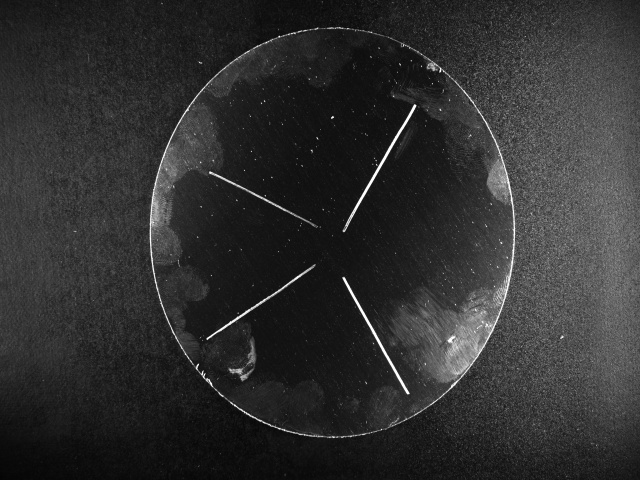
#> input picture edge(red)/input_images/ca_shang1.jpg, 640 x 480 px, found by its file name; its folder holds 4 pictures in this run
$ python line1.py
#> lines starting #> are read from the running program, lines starting #| are printed output that depends on the picture; after the words box and inside, x2 and y2 are one past the last pixel; in counts of white or black regions, pixels touching at a corner belong together
#> in process_image, img is the input picture: shape (480, 640, 3); min 4, max 255, mean 47.7
import os
import cv2
import numpy as np
from tqdm import tqdm

def detect_contours(image, draw_on_original=True):
    # 灰度图
#> called with draw_on_original = True
    gray = cv2.cvtColor(image, cv2.COLOR_BGR2GRAY)

    # 使用自适应阈值代替全局阈值，减少黑斑影响
    blockSize = 15  # 增加块大小
    C = 2           # 减少常数值
    binary = cv2.adaptiveThreshold(gray, 255,
                                 cv2.ADAPTIVE_THRESH_GAUSSIAN_C,
                                 cv2.THRESH_BINARY_INV, blockSize, C)
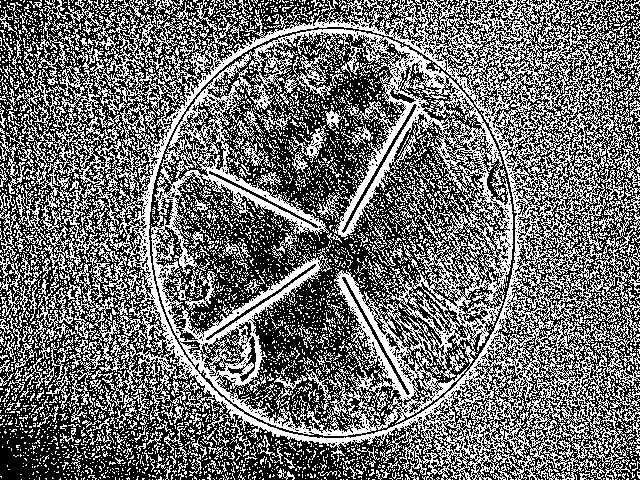
#> binary: shape (480, 640); 43.4% white in thin lines or dots

    # 形态学操作：闭运算连接断裂的轮廓
    kernel_size = 3  # 调整核大小
    kernel = np.ones((kernel_size, kernel_size), np.uint8)
    iterations = 1    # 调整迭代次数
    binary = cv2.morphologyEx(binary, cv2.MORPH_CLOSE, kernel, iterations=iterations)
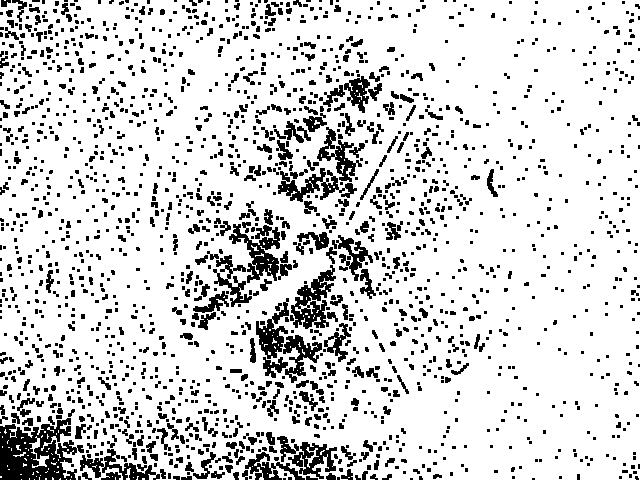
#> binary: shape (480, 640); 83.9% white; 1935 black regions (1444 under 20 px)

    # 轮廓检测
    contours, hierarchy = cv2.findContours(binary, cv2.RETR_EXTERNAL, cv2.CHAIN_APPROX_NONE)
#> contours = 69 contours, 67 with area under 20; largest, box (x1, y1, x2, y2) and area: (0, 0, 640, 480) 299076, (29, 436, 49, 468) 114

    # 创建结果图像
    if draw_on_original:
        result = image.copy()
    else:
        result = np.zeros_like(image)

    # 过滤掉两侧区域
    filtered_contours = []
    height, width = image.shape[:2]
#> height = 480; width = 640
    left_boundary_percentage = 0.2  # 忽略左侧20%区域
    right_boundary_percentage = 0.8 # 忽略右侧20%区域

    left_boundary = width * left_boundary_percentage
#> left_boundary = 128
    right_boundary = width * right_boundary_percentage
#> right_boundary = 512

    for cnt in contours:
        # 计算轮廓的边界矩形
        x, y, w, h = cv2.boundingRect(cnt)

        # 过滤条件：不在两侧
        if (x > left_boundary and x + w < right_boundary):
            filtered_contours.append(cnt)
#> this loop made 69 passes
#> (cnt, x, y, w, h) on passes 6, 7, 8, 9, 11, 13, 16, 18, 20, 26: ([[60, 478], [59, 479], [60, 479]], 59, 478, 2, 2), ([[45, 478], [45, 479], [46, 479], [46, 478]], 45, 478, 2, 2), ([[29, 478], [29, 479]], 29, 478, 1, 2), ([[348, 477], [349, 477]], 348, 477, 2, 1), ([[115, 477], [115, 478], [115, 479], [115, 478]], 115, 477, 1, 3), ([[39, 477], [39, 478], [39, 479], [39, 478]], 39, 477, 1, 3), ([[71, 476], [71, 477]], 71, 476, 1, 2), ([[0, 476], [0, 477], [1, 477], [1, 476]], 0, 476, 2, 2), ([[20, 474], [21, 474]], 20, 474, 2, 1), ([[47, 471], [46, 472], [45, 472], [46, 472]], 45, 471, 3, 2)
#> (x, y, w, h) on passes 1, 2, 3, 4, 5, 10: (70, 479, 1, 1), (66, 479, 1, 1), (34, 479, 1, 1), (21, 479, 1, 1), (142, 478, 3, 2), (133, 477, 1, 1)
#> after the loop, filtered_contours = 7 contours, all with area under 20

    # 绘制过滤后的轮廓（红色，线宽2）
    cv2.drawContours(result, filtered_contours, -1, (0, 0, 255), 2)
#> result: shape (480, 640, 3); 0.02% of pixels changed, all inside (x1, y1, x2, y2) = (132, 465, 351, 480)

    return result, filtered_contours

def process_image(input_path, output_path):
    """
    处理单张图像
    :param input_path: 输入图像路径
    :param output_path: 输出图像路径
    """
    img = cv2.imread(input_path)
    if img is None:
        print(f"无法读取图像: {input_path}")
        return

    # 进行轮廓检测
    img, contours = detect_contours(img)
#> contours = 7 contours, all with area under 20
    print(f"检测到 {len(contours)} 个有效轮廓")  # 调试信息
#| 检测到 7 个有效轮廓

    # 保存结果
    cv2.imwrite(output_path, img)

def batch_process_images(input_folder, output_folder):
    """
    批量处理文件夹中的所有图像
    :param input_folder: 输入文件夹路径
    :param output_folder: 输出文件夹路径
    """
    # 确保输出文件夹存在
    os.makedirs(output_folder, exist_ok=True)

    # 获取所有图像文件
    supported_formats = ('.jpg', '.jpeg', '.png', '.bmp', '.tiff', '.webp')
    image_files = [f for f in os.listdir(input_folder)
                  if f.lower().endswith(supported_formats)]

    if not image_files:
        print(f"在文件夹 {input_folder} 中没有找到支持的图像文件")
        return

    print(f"开始处理 {len(image_files)} 张图像...")

    # 使用进度条显示处理进度
    for filename in tqdm(image_files, desc="处理进度"):
        input_path = os.path.join(input_folder, filename)
        output_path = os.path.join(output_folder, filename)
        process_image(input_path, output_path)
#> pass 2 of the loop in batch_process_images, `for filename in tqdm(image_files, desc="处理进度"):`:
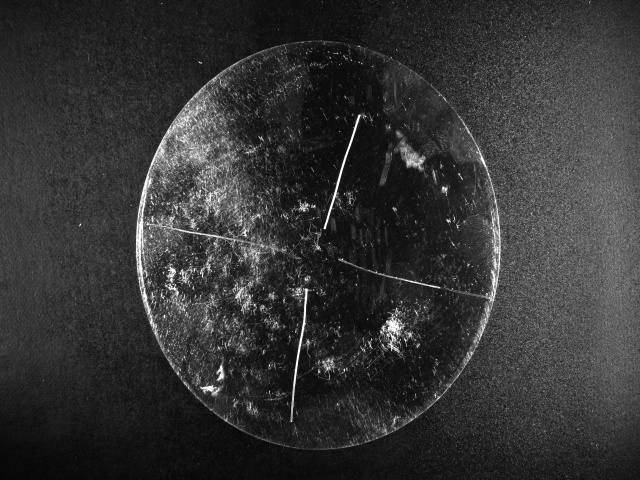
#> input picture edge(red)/input_images/ca_shang10.jpg, 640 x 480 px, found by its file name
#> in process_image, img is the input picture: shape (480, 640, 3); min 5, max 255, mean 52.9
#> in detect_contours (call 2), `binary = cv2.morphologyEx(binary, cv2.MORPH_CLOSE, kernel, iterations=..`:
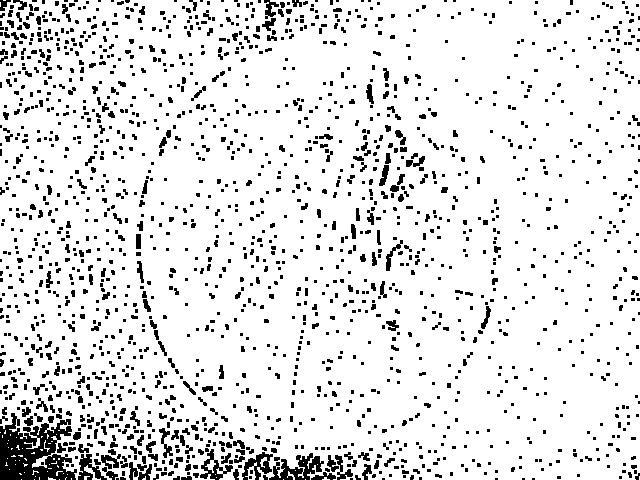
#> binary: shape (480, 640); 88.9% white; 1835 black regions (1461 under 20 px)
#> in detect_contours (call 2), `contours, hierarchy = cv2.findContours(binary, cv2.RETR_EXTERNAL, cv2...`: contours = 73 contours, 69 with area under 20; largest, box (x1, y1, x2, y2) and area: (0, 0, 640, 480) 298318, (245, 462, 257, 480) 76, (84, 465, 101, 480) 46, (260, 457, 267, 468) 22
#> the loop in detect_contours (call 2), `for cnt in contours:` made 73 passes
#> (x, y, w, h) on passes 1, 2, 3, 4, 5, 7, 8, 10: (305, 479, 1, 1), (283, 479, 1, 1), (59, 479, 1, 1), (34, 479, 1, 1), (21, 479, 1, 1), (322, 477, 8, 3), (216, 477, 1, 1), (48, 477, 8, 3)
#> after the loop in detect_contours (call 2), `for cnt in contours:`: filtered_contours = 13 contours, 11 with area under 20; largest, box (x1, y1, x2, y2) and area: (245, 462, 257, 480) 76, (260, 457, 267, 468) 22
#> in detect_contours (call 2), `cv2.drawContours(result, filtered_contours, -1, (0, 0, 255), 2)`:
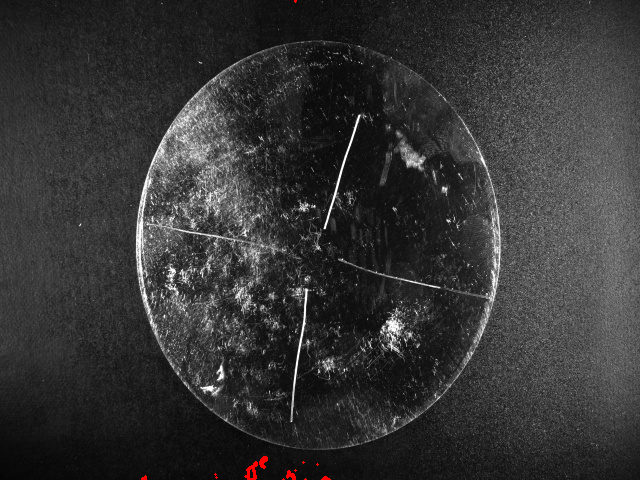
#> result: shape (480, 640, 3); 0.12% of pixels changed, all inside (x1, y1, x2, y2) = (141, 0, 331, 480)
#> in process_image (call 2), `img, contours = detect_contours(img)`: contours has the same summary as filtered_contours in detect_contours
#| 检测到 13 个有效轮廓
#> pass 3 of the loop in batch_process_images, `for filename in tqdm(image_files, desc="处理进度"):`:
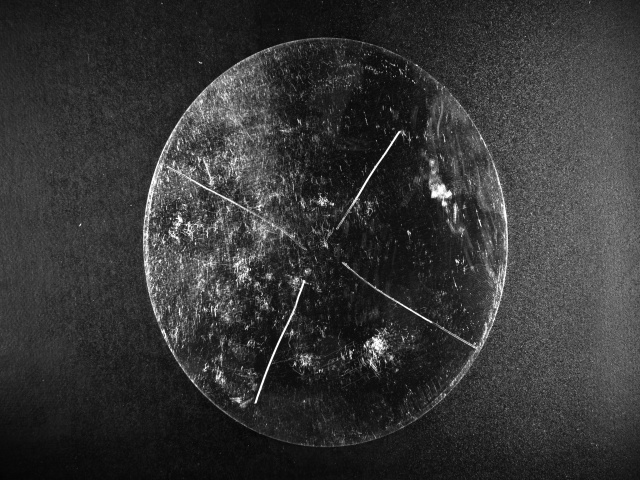
#> input picture edge(red)/input_images/ca_shang11.jpg, 640 x 480 px, found by its file name
#> in process_image, img is the input picture: shape (480, 640, 3); min 4, max 255, mean 53.9
#> in detect_contours (call 3), `binary = cv2.morphologyEx(binary, cv2.MORPH_CLOSE, kernel, iterations=..`:
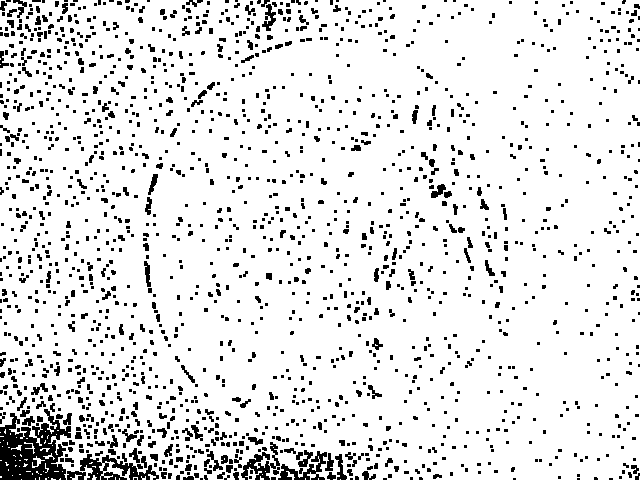
#> binary: shape (480, 640); 89.4% white; 1789 black regions (1450 under 20 px)
#> in detect_contours (call 3), `contours, hierarchy = cv2.findContours(binary, cv2.RETR_EXTERNAL, cv2...`: contours = 78 contours, 75 with area under 20; largest, box (x1, y1, x2, y2) and area: (0, 0, 640, 480) 298535, (245, 467, 262, 480) 71, (32, 456, 45, 468) 28
#> the loop in detect_contours (call 3), `for cnt in contours:` made 78 passes
#> (x, y, w, h) on passes 1, 2, 7, 10, 12, 14, 15, 16: (340, 479, 1, 1), (21, 479, 1, 1), (51, 478, 5, 2), (133, 477, 5, 3), (48, 477, 1, 1), (639, 476, 1, 4), (260, 476, 4, 4), (141, 476, 5, 4)
#> in detect_contours (call 3), `cv2.drawContours(result, filtered_contours, -1, (0, 0, 255), 2)`:
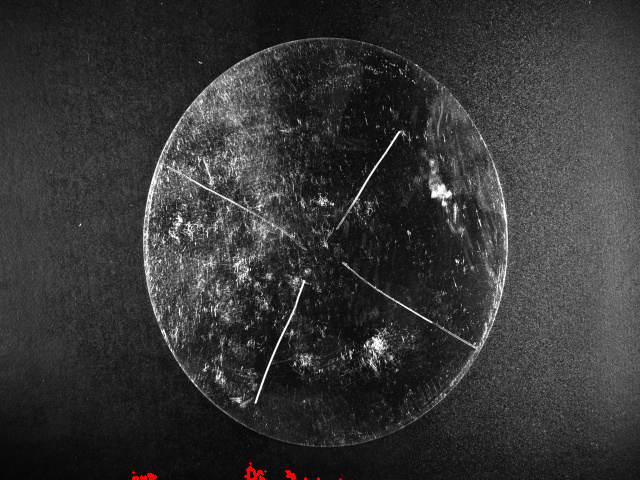
#> result: shape (480, 640, 3); 0.12% of pixels changed, all inside (x1, y1, x2, y2) = (132, 462, 342, 480)
#| 检测到 13 个有效轮廓
#> the loop made 4 passes; the first 3 are shown

    print(f"所有图像处理完成! 输出目录: {output_folder}")

if __name__ == "__main__":
    # 配置参数
    BASE_DIR = r"D:\app\pythonMODEDEMO"

    # 设置路径
    input_dir = os.path.join(BASE_DIR, "input_images")
    output_dir = os.path.join(BASE_DIR, "output_images")

    # 检查输入目录
    if not os.path.exists(input_dir):
        print(f"错误：输入目录不存在 {input_dir}")
        print("请创建 input_images 文件夹并放入待处理图片")
        input("按回车键退出...")
        exit()

    # 批量处理
    batch_process_images(input_dir, output_dir)

#> (the run stopped early here; a loop or call above may not have finished)
